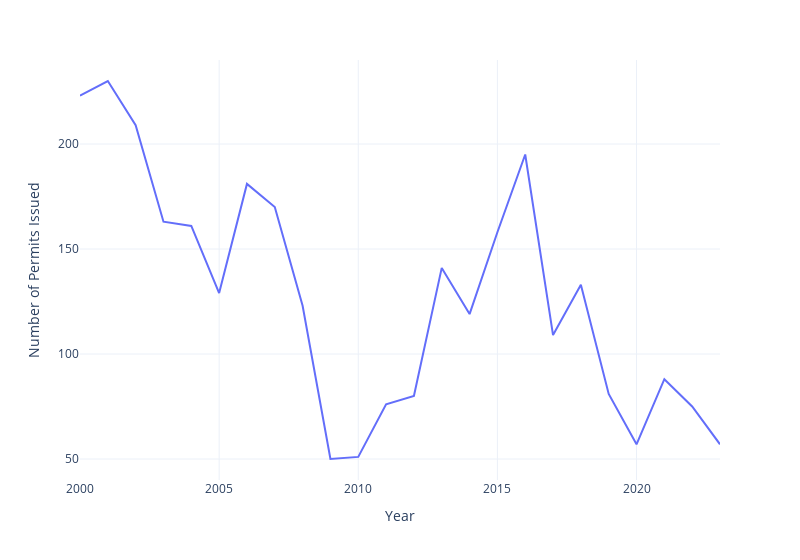

Here is the notebook cell this chart was saved with:
### Markdown cell above
The number of issued permits for new housing has been trending down since its peak in 2016. Fewer permits were issued to build new housing in 2023 than almost any other time since the turn of the millenium, save only for the years immediately following the 2008 housing bubble collapse.

### Code cell
plotly.offline.init_notebook_mode(connected=True)

issued_permits = permits_df[~permits_df["Issued Date"].isna()]
permits_issued_by_year = issued_permits.groupby(
    lambda idx: issued_permits.loc[idx]["Issued Date"].year
)["Permit Number"].count().drop(2024)  # Drop 2024, since the year isn't finished yet
fig = px.line(
    permits_issued_by_year,
    labels={"value": "Number of Permits Issued", "index": "Year"},
    width=800,
    template="plotly_white"
)
fig.update_layout(showlegend=False)

### Figure 1 — Plotly figure (JSON) as saved in the notebook; plotly's stock layout.template omitted (floating-point values rounded to 4 significant figures)
{"data": [{"hovertemplate": "variable=Permit Number<br>Year=%{x}<br>Number of Permits Issued=%{y}<extra></extra>", "legendgroup": "Permit Number", "line": {"color": "#636efa", "dash": "solid"}, "marker": {"symbol": "circle"}, "mode": "lines", "name": "Permit Number", "orientation": "v", "showlegend": true, "type": "scatter", "x": [2000, 2001, 2002, 2003, 2004, 2005, 2006, 2007, 2008, 2009, 2010, 2011, 2012, 2013, 2014, 2015, 2016, 2017, 2018, 2019, 2020, 2021, 2022, 2023], "xaxis": "x", "y": [223, 230, 209, 163, 161, 129, 181, 170, 123, 50, 51, 76, 80, 141, 119, 158, 195, 109, 133, 81, 57, 88, 75, 57], "yaxis": "y"}], "layout": {"legend": {"title": {"text": "variable"}, "tracegroupgap": 0}, "margin": {"t": 60}, "showlegend": false, "width": 800, "xaxis": {"anchor": "y", "domain": [0, 1], "title": {"text": "Year"}}, "yaxis": {"anchor": "x", "domain": [0, 1], "title": {"text": "Number of Permits Issued"}}}}
